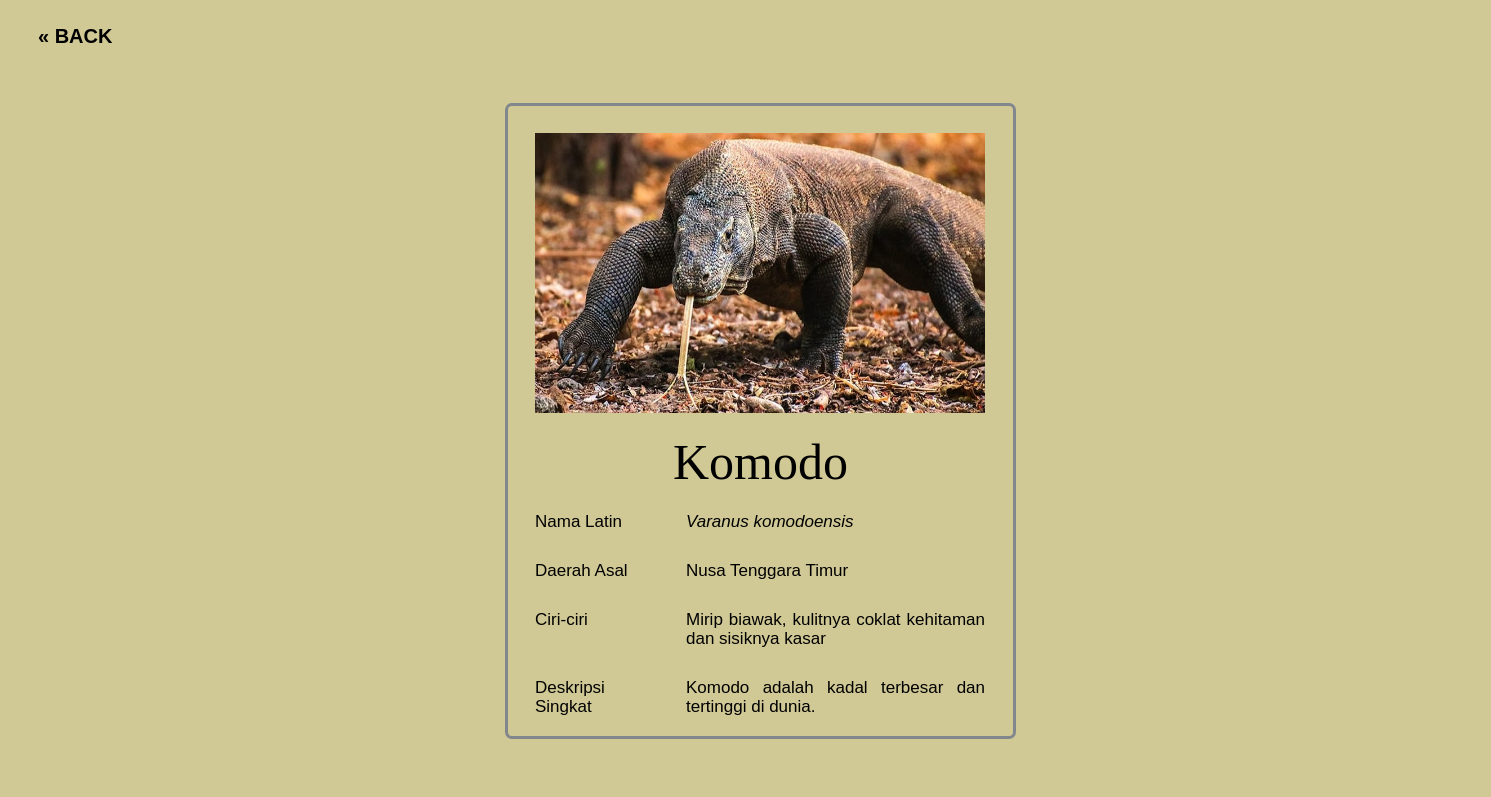
The page /Ensiq/deskripsi.php?id=14 on the database its author committed.
### tables this page shows
CREATE TABLE `entry` (
  `entry_id` int(11) NOT NULL,
  `jenis_id` int(11) NOT NULL,
  `judul` varchar(200) NOT NULL,
  `nama_latin` varchar(200) NOT NULL,
  `daerah_asal` varchar(200) NOT NULL,
  `ciri_ciri` varchar(1000) NOT NULL,
  `deskipsi_singkat` varchar(1000) NOT NULL,
  `link_gambar` varchar(200) NOT NULL
);

### Ensiq/deskripsi.php (the view, shortened to what this page needs)
<?php
$db = mysqli_connect("localhost", "root", "", "ensiqtest");
$id = $_GET["id"];
$result = mysqli_query($db, "SELECT * FROM entry WHERE entry_id = $id");
$e = mysqli_fetch_assoc($result);
$jenis_id = $e["jenis_id"];
?>
<!DOCTYPE html>
<html>
<head>
</head>
<body>
    <nav class="navbar">
        <ul class="nav-list">
            <?php if($jenis_id == 1): ?>
            <li>
                <a id="nv" href="indexhewan.php" class="previous">&laquo; Back</a>
            </li>
            <?php elseif ($jenis_id == 2): ?>
            <li>
                <a id="nv" href="indextumbuhan.php" class="previous">&laquo; Back</a>
            </li>
            <?php elseif ($jenis_id == 3): ?>
            <li>
                <a id="nv" href="indexjamur.php" class="previous">&laquo; Back</a>
            </li>
            <?php endif; ?>
        </ul>
    </nav>
    <div class="col-3">
        <div class="col-3-padding">
            <table id="Table1">
                <tr>
                    <td colspan="2" class="cell0">
                        <div>
                            <img src="Gambar/<?= $e["link_gambar"] ?>" id="image" alt="">
                        </div>
                    </td>
                </tr>
                <tr>
                    <td colspan="2" class="cell1">
                        <p><span>
                                <?= $e["judul"]; ?>
                            </span></p>
                    </td>
                </tr>
                <tr>
                    <td class="cell2">
                        <p> <span>Nama Latin</span></p>
                    </td>
                    <td id="latin" class="cell2">
                        <p><i>
                                <?= $e["nama_latin"]; ?>
                            </i></p>
                    </td>
                </tr>
                <tr>
                    <td class="cell2">
                        <p> <span>Daerah Asal</span></p>
                    </td>
                    <td id="asal" class="cell2">
                        <p>
                            <?= $e["daerah_asal"]; ?>
                        </p>
                    </td>
                </tr>
                <tr>
                    <td class="cell2">
                        <p><span></span>Ciri-ciri</p>
                    </td>
                    <td id="further" class="cell2">
                        <p align="justify">
                            <?= $e["ciri_ciri"]; ?>
                        </p>
                    </td>
                </tr>
                <tr>
                    <td class="cell2">
                        <p><span></span>Deskripsi Singkat</p>
                    </td>
                    <td id="further" class="cell2">
                        <p align="justify">
                            <?= $e["deskipsi_singkat"]; ?>
                        </p>
                    </td>
                </tr>
            </table>
        </div>
    </div>
</body>
</html>

### Ensiq/deskripsi.php (style rules this page uses)
* { margin: 0; padding: 0; background-color: #d0c895; }
.navbar { display: flex; align-items: center; justify-content: center; position: static; top: 0; min-width: 100%; background-color: rgb(255, 255, 255); }
.nav-list { width: 100%; display: flex; align-items: left; }
.nav-list li { list-style: none; padding: 17px 17px; }
.nav-list li #nv { display: block; font-family: helvetica; font-weight: 600; font-size: 20px; text-decoration: none; text-transform: uppercase; margin-left: 5px; color: rgb(0, 0, 0); position: static; }
#nv { text-decoration: none; display: inline; padding: 8px 16px; border-radius: 10px; }
.previous { color: black; }
.col-3 { max-width: 500px; padding-right: 20px; padding-left: 20px; display: flex; align-items: center; }
.col-3>.col-3-padding { box-sizing: border-box; padding: 30px 0px 30px 0px; }
#Table1 { border: 3px solid #82878d; border-radius: 7px; background-color: #F8F9FA; border-spacing: 10px; margin-top: 0px; margin-left: 485px; margin-right: 465px; background-color: #d0c895; }
#Table1 td { padding: 10px 10px 10px 10px; }
#Table1 p, #Table1 ul { margin: 0; padding: 0px; }
#Table1 .cell0 { border-top-width: 7px; border-right-width: 8px; border-bottom-width: 6px; border-left-width: 7px; border-top-style: solid; border-right-style: solid; border-bottom-style: solid; border-left-style: solid; border-top-color: #F8F9FA; border-right-color: #F8F9FA; border-bottom-color: #F8F9FA; border-left-color: #F8F9FA; text-align: center; vertical-align: top; font-size: 0; border-color: #d0c895; }
#Table1 .cell1 { border-bottom-width: 10px; border-top-style: solid; border-right-style: solid; border-bottom-style: solid; border-left-style: solid; border-top-color: #F8F9FA; border-right-color: #F8F9FA; border-bottom-color: #F8F9FA; border-left-color: #F8F9FA; text-align: center; text-transform: capitalize; vertical-align: top; color: #000000; font-family: lucida; font-size: 50px; line-height: 20px; border-color: #d0c895; }
#Table1 .cell2 { border-top-width: 0px; border-right-width: 8px; border-bottom-width: 0px; border-left-width: 7px; border-top-style: solid; border-right-style: solid; border-bottom-style: solid; border-left-style: solid; border-top-color: #F8F9FA; border-right-color: #F8F9FA; border-bottom-color: #F8F9FA; border-left-color: #F8F9FA; text-align: left; vertical-align: top; color: #000000; font-family: Arial; font-size: 17px; line-height: 19px; border-color: #d0c895; font-style: bold; }
#latin { text-transform: lowercase; }
#latin::first-letter { text-transform: uppercase; }
#asal { text-transform: capitalize; }
#further::first-letter { text-transform: uppercase; }
#image { width: 450px; height: 280px; }

### rows shown on the page
entry: link_gambar (picture), judul "Komodo", nama_latin "varanus komodoensis", daerah_asal "Nusa Tenggara Timur", ciri_ciri "Mirip biawak, kulitnya coklat kehitaman dan sisiknya kasar", deskipsi_singkat "Komodo adalah kadal terbesar dan tertinggi di dunia."
